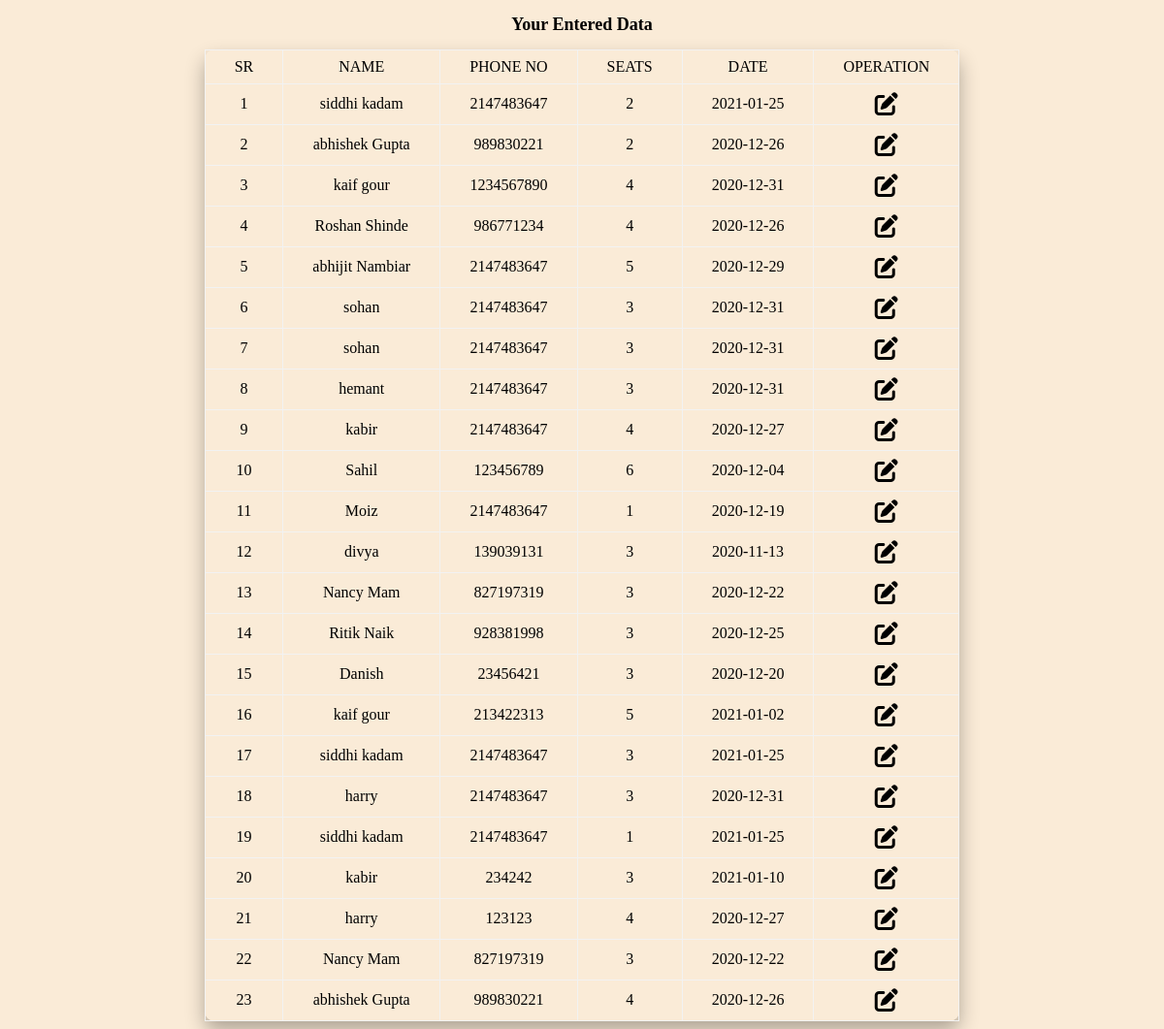
Screenshot of /display.php with the database file from the repository.
### tables this page shows
CREATE TABLE `booking` (
  `Sr` int(100) NOT NULL,
  `name` varchar(50) NOT NULL,
  `phone` int(11) NOT NULL,
  `seats` int(20) NOT NULL,
  `date` varchar(11) NOT NULL
);

### display.php (the view, shortened to what this page needs)
<!DOCTYPE html>
<html>
<head>
</head>
<body>
<div>
<h2>Your Entered Data</h2>
</div>
    <table>
     <thead>
       <tr>
           <th>SR</th>
           <th>NAME</th>
           <th>PHONE NO</th>
           <th>SEATS</th>
           <th>DATE</th>
           <th colspan="2">OPERATION</th>
       </tr>
     </thead>
     <tbody>
    <?php
    include 'connection.php';
    $selectquery= "SELECT * from booking";
    $query = mysqli_query($conn,$selectquery);
    $res =mysqli_fetch_array($query);
    do{
    ?>
    <tr>
        <td><?php echo $res['Sr'];?></td>
        <td><?php echo $res['name'];?></td>
        <td><?php echo $res['phone'];?></td>
        <td><?php echo $res['seats'];?></td>
        <td><?php echo $res['date'];?></td>
        <td><a href="update.php?Sr=<?php echo $res['Sr']; ?>" data-toggle="tooltip" data-placement="bottom" title="UPDATE"><i class='fas fa-edit' style='font-size:24px; color:black;'></i></a></td>
     </tr>
     <?php
    }while($res = mysqli_fetch_array($query));
    ?>
    </tbody>
    </table>
    </body>
</html>

### display.php (style rules this page uses)
body { background: antiquewhite; }
h2 { font-size:18px; text-align:center; }
table { border-collapse:collapse; box-shadow:0 10px 20px 0 rgba(0,0,0,0.3); border-radius:10px; margin:auto; }
th,td { border:1px solid #f2f2f2; padding:8px 30px; text-align:center; color:black; }
th { font-weight:500; }

### rows the page displays
booking: Sr "1", name "siddhi kadam", phone "2147483647", seats "2", date "2021-01-25"
booking: Sr "2", name "abhishek Gupta", phone "989830221", seats "2", date "2020-12-26"
booking: Sr "3", name "kaif gour", phone "1234567890", seats "4", date "2020-12-31"
booking: Sr "4", name "Roshan Shinde", phone "986771234", seats "4", date "2020-12-26"
booking: Sr "5", name "abhijit Nambiar", phone "2147483647", seats "5", date "2020-12-29"
booking: Sr "6", name "sohan", phone "2147483647", seats "3", date "2020-12-31"
booking: Sr "7", name "sohan", phone "2147483647", seats "3", date "2020-12-31"
booking: Sr "8", name "hemant", phone "2147483647", seats "3", date "2020-12-31"
booking: Sr "9", name "kabir", phone "2147483647", seats "4", date "2020-12-27"
booking: Sr "10", name "Sahil", phone "123456789", seats "6", date "2020-12-04"
booking: Sr "11", name "Moiz", phone "2147483647", seats "1", date "2020-12-19"
booking: Sr "12", name "divya", phone "139039131", seats "3", date "2020-11-13"
booking: Sr "13", name "Nancy Mam", phone "827197319", seats "3", date "2020-12-22"
booking: Sr "14", name "Ritik Naik", phone "928381998", seats "3", date "2020-12-25"
booking: Sr "15", name "Danish", phone "23456421", seats "3", date "2020-12-20"
booking: Sr "16", name "kaif gour", phone "213422313", seats "5", date "2021-01-02"
booking: Sr "17", name "siddhi kadam", phone "2147483647", seats "3", date "2021-01-25"
booking: Sr "18", name "harry", phone "2147483647", seats "3", date "2020-12-31"
booking: Sr "19", name "siddhi kadam", phone "2147483647", seats "1", date "2021-01-25"
booking: Sr "20", name "kabir", phone "234242", seats "3", date "2021-01-10"
booking: Sr "21", name "harry", phone "123123", seats "4", date "2020-12-27"
booking: Sr "22", name "Nancy Mam", phone "827197319", seats "3", date "2020-12-22"
booking: Sr "23", name "abhishek Gupta", phone "989830221", seats "4", date "2020-12-26"
